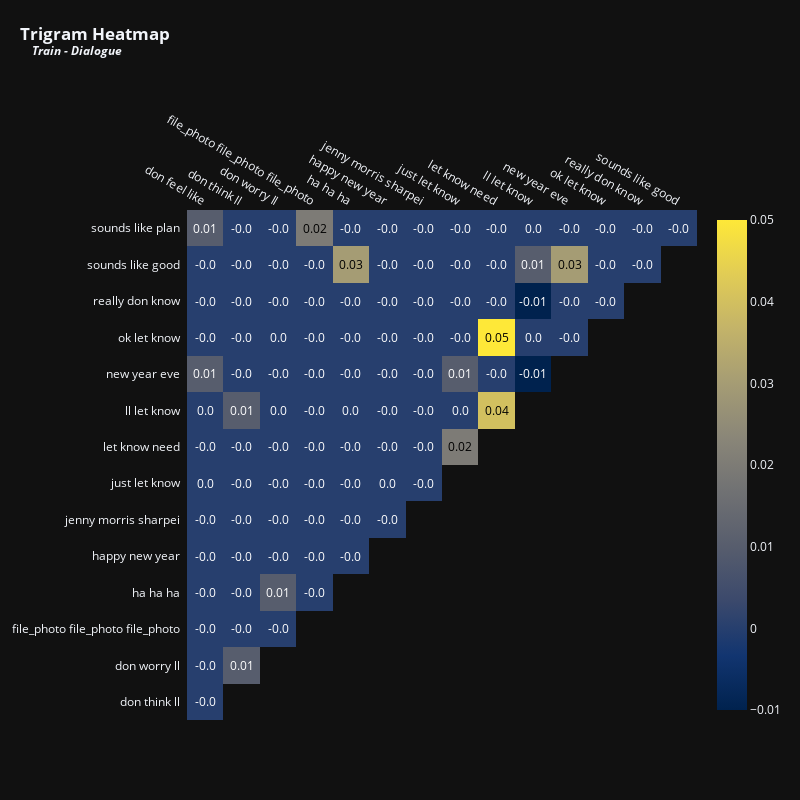

Write notebook code for a chart like this one.
### Markdown cell above
## TRIGRAM

### Code cell
vectorizer = TfidfVectorizer(max_features = 15,stop_words = 'english',ngram_range = (3,3)) # Top 15 terms
x = vectorizer.fit_transform(train['dialogue'].fillna(''))
df_tfidfvect = pd.DataFrame(x.toarray(), columns=vectorizer.get_feature_names_out())
plot_correlation(df_tfidfvect, 'Trigram', 'Train - Dialogue', 800, 800, 12)

### Figure 1 — Plotly figure (JSON) as saved in the notebook; plotly's stock layout.template omitted (floating-point values rounded to 4 significant figures)
{"data": [{"colorscale": [[0, "#00224e"], [0.1111, "#123570"], [0.2222, "#3b496c"], [0.3333, "#575d6d"], [0.4444, "#707173"], [0.5556, "#8a8678"], [0.6667, "#a59c74"], [0.7778, "#c3b369"], [0.8889, "#e1cc55"], [1, "#fee838"]], "reversescale": false, "showscale": false, "type": "heatmap", "x": ["don feel like", "don think ll", "don worry ll", "file_photo file_photo file_photo", "ha ha ha", "happy new year", "jenny morris sharpei", "just let know", "let know need", "ll let know", "new year eve", "ok let know", "really don know", "sounds like good"], "y": ["sounds like plan", "sounds like good", "really don know", "ok let know", "new year eve", "ll let know", "let know need", "just let know", "jenny morris sharpei", "happy new year", "ha ha ha", "file_photo file_photo file_photo", "don worry ll", "don think ll"], "z": [[0.01, 0, 0, 0.02, 0, 0, 0, 0, 0, 0, 0, 0, 0, 0], [0, 0, 0, 0, 0.03, 0, 0, 0, 0, 0.01, 0.03, 0, 0], [0, 0, 0, 0, 0, 0, 0, 0, 0, -0.01, 0, 0], [0, 0, 0, 0, 0, 0, 0, 0, 0.05, 0, 0], [0.01, 0, 0, 0, 0, 0, 0, 0.01, 0, -0.01], [0, 0.01, 0, 0, 0, 0, 0, 0, 0.04], [0, 0, 0, 0, 0, 0, 0, 0.02], [0, 0, 0, 0, 0, 0, 0], [0, 0, 0, 0, 0, 0], [0, 0, 0, 0, 0], [0, 0, 0.01, 0], [0, 0, 0], [0, 0.01], [0]]}, {"colorscale": [[0, "#00224e"], [0.1111, "#123570"], [0.2222, "#3b496c"], [0.3333, "#575d6d"], [0.4444, "#707173"], [0.5556, "#8a8678"], [0.6667, "#a59c74"], [0.7778, "#c3b369"], [0.8889, "#e1cc55"], [1, "#fee838"]], "showscale": true, "type": "heatmap", "visible": true, "z": [[0.01, 0, 0, 0.02, 0, 0, 0, 0, 0, 0, 0, 0, 0, 0], [0, 0, 0, 0, 0.03, 0, 0, 0, 0, 0.01, 0.03, 0, 0], [0, 0, 0, 0, 0, 0, 0, 0, 0, -0.01, 0, 0], [0, 0, 0, 0, 0, 0, 0, 0, 0.05, 0, 0], [0.01, 0, 0, 0, 0, 0, 0, 0.01, 0, -0.01], [0, 0.01, 0, 0, 0, 0, 0, 0, 0.04], [0, 0, 0, 0, 0, 0, 0, 0.02], [0, 0, 0, 0, 0, 0, 0], [0, 0, 0, 0, 0, 0], [0, 0, 0, 0, 0], [0, 0, 0.01, 0], [0, 0, 0], [0, 0.01], [0]]}], "layout": {"annotations": [{"font": {"color": "#FFFFFF", "size": 12}, "showarrow": false, "text": "0.01", "x": "don feel like", "xref": "x", "y": "sounds like plan", "yref": "y"}, {"font": {"color": "#FFFFFF", "size": 12}, "showarrow": false, "text": "-0.0", "x": "don think ll", "xref": "x", "y": "sounds like plan", "yref": "y"}, {"font": {"color": "#FFFFFF", "size": 12}, "showarrow": false, "text": "-0.0", "x": "don worry ll", "xref": "x", "y": "sounds like plan", "yref": "y"}, {"font": {"color": "#000000", "size": 12}, "showarrow": false, "text": "0.02", "x": "file_photo file_photo file_photo", "xref": "x", "y": "sounds like plan", "yref": "y"}, {"font": {"color": "#FFFFFF", "size": 12}, "showarrow": false, "text": "-0.0", "x": "ha ha ha", "xref": "x", "y": "sounds like plan", "yref": "y"}, {"font": {"color": "#FFFFFF", "size": 12}, "showarrow": false, "text": "-0.0", "x": "happy new year", "xref": "x", "y": "sounds like plan", "yref": "y"}, {"font": {"color": "#FFFFFF", "size": 12}, "showarrow": false, "text": "-0.0", "x": "jenny morris sharpei", "xref": "x", "y": "sounds like plan", "yref": "y"}, {"font": {"color": "#FFFFFF", "size": 12}, "showarrow": false, "text": "-0.0", "x": "just let know", "xref": "x", "y": "sounds like plan", "yref": "y"}, {"font": {"color": "#FFFFFF", "size": 12}, "showarrow": false, "text": "-0.0", "x": "let know need", "xref": "x", "y": "sounds like plan", "yref": "y"}, {"font": {"color": "#FFFFFF", "size": 12}, "showarrow": false, "text": "0.0", "x": "ll let know", "xref": "x", "y": "sounds like plan", "yref": "y"}, {"font": {"color": "#FFFFFF", "size": 12}, "showarrow": false, "text": "-0.0", "x": "new year eve", "xref": "x", "y": "sounds like plan", "yref": "y"}, {"font": {"color": "#FFFFFF", "size": 12}, "showarrow": false, "text": "-0.0", "x": "ok let know", "xref": "x", "y": "sounds like plan", "yref": "y"}, {"font": {"color": "#FFFFFF", "size": 12}, "showarrow": false, "text": "-0.0", "x": "really don know", "xref": "x", "y": "sounds like plan", "yref": "y"}, {"font": {"color": "#FFFFFF", "size": 12}, "showarrow": false, "text": "-0.0", "x": "sounds like good", "xref": "x", "y": "sounds like plan", "yref": "y"}, {"font": {"color": "#FFFFFF", "size": 12}, "showarrow": false, "text": "-0.0", "x": "don feel like", "xref": "x", "y": "sounds like good", "yref": "y"}, {"font": {"color": "#FFFFFF", "size": 12}, "showarrow": false, "text": "-0.0", "x": "don think ll", "xref": "x", "y": "sounds like good", "yref": "y"}, {"font": {"color": "#FFFFFF", "size": 12}, "showarrow": false, "text": "-0.0", "x": "don worry ll", "xref": "x", "y": "sounds like good", "yref": "y"}, {"font": {"color": "#FFFFFF", "size": 12}, "showarrow": false, "text": "-0.0", "x": "file_photo file_photo file_photo", "xref": "x", "y": "sounds like good", "yref": "y"}, {"font": {"color": "#000000", "size": 12}, "showarrow": false, "text": "0.03", "x": "ha ha ha", "xref": "x", "y": "sounds like good", "yref": "y"}, {"font": {"color": "#FFFFFF", "size": 12}, "showarrow": false, "text": "-0.0", "x": "happy new year", "xref": "x", "y": "sounds like good", "yref": "y"}, {"font": {"color": "#FFFFFF", "size": 12}, "showarrow": false, "text": "-0.0", "x": "jenny morris sharpei", "xref": "x", "y": "sounds like good", "yref": "y"}, {"font": {"color": "#FFFFFF", "size": 12}, "showarrow": false, "text": "-0.0", "x": "just let know", "xref": "x", "y": "sounds like good", "yref": "y"}, {"font": {"color": "#FFFFFF", "size": 12}, "showarrow": false, "text": "-0.0", "x": "let know need", "xref": "x", "y": "sounds like good", "yref": "y"}, {"font": {"color": "#FFFFFF", "size": 12}, "showarrow": false, "text": "0.01", "x": "ll let know", "xref": "x", "y": "sounds like good", "yref": "y"}, {"font": {"color": "#000000", "size": 12}, "showarrow": false, "text": "0.03", "x": "new year eve", "xref": "x", "y": "sounds like good", "yref": "y"}, {"font": {"color": "#FFFFFF", "size": 12}, "showarrow": false, "text": "-0.0", "x": "ok let know", "xref": "x", "y": "sounds like good", "yref": "y"}, {"font": {"color": "#FFFFFF", "size": 12}, "showarrow": false, "text": "-0.0", "x": "really don know", "xref": "x", "y": "sounds like good", "yref": "y"}, {"font": {"color": "#FFFFFF", "size": 12}, "showarrow": false, "text": "-0.0", "x": "don feel like", "xref": "x", "y": "really don know", "yref": "y"}, {"font": {"color": "#FFFFFF", "size": 12}, "showarrow": false, "text": "-0.0", "x": "don think ll", "xref": "x", "y": "really don know", "yref": "y"}, {"font": {"color": "#FFFFFF", "size": 12}, "showarrow": false, "text": "-0.0", "x": "don worry ll", "xref": "x", "y": "really don know", "yref": "y"}, {"font": {"color": "#FFFFFF", "size": 12}, "showarrow": false, "text": "-0.0", "x": "file_photo file_photo file_photo", "xref": "x", "y": "really don know", "yref": "y"}, {"font": {"color": "#FFFFFF", "size": 12}, "showarrow": false, "text": "-0.0", "x": "ha ha ha", "xref": "x", "y": "really don know", "yref": "y"}, {"font": {"color": "#FFFFFF", "size": 12}, "showarrow": false, "text": "-0.0", "x": "happy new year", "xref": "x", "y": "really don know", "yref": "y"}, {"font": {"color": "#FFFFFF", "size": 12}, "showarrow": false, "text": "-0.0", "x": "jenny morris sharpei", "xref": "x", "y": "really don know", "yref": "y"}, {"font": {"color": "#FFFFFF", "size": 12}, "showarrow": false, "text": "-0.0", "x": "just let know", "xref": "x", "y": "really don know", "yref": "y"}, {"font": {"color": "#FFFFFF", "size": 12}, "showarrow": false, "text": "-0.0", "x": "let know need", "xref": "x", "y": "really don know", "yref": "y"}, {"font": {"color": "#FFFFFF", "size": 12}, "showarrow": false, "text": "-0.01", "x": "ll let know", "xref": "x", "y": "really don know", "yref": "y"}, {"font": {"color": "#FFFFFF", "size": 12}, "showarrow": false, "text": "-0.0", "x": "new year eve", "xref": "x", "y": "really don know", "yref": "y"}, {"font": {"color": "#FFFFFF", "size": 12}, "showarrow": false, "text": "-0.0", "x": "ok let know", "xref": "x", "y": "really don know", "yref": "y"}, {"font": {"color": "#FFFFFF", "size": 12}, "showarrow": false, "text": "-0.0", "x": "don feel like", "xref": "x", "y": "ok let know", "yref": "y"}, {"font": {"color": "#FFFFFF", "size": 12}, "showarrow": false, "text": "-0.0", "x": "don think ll", "xref": "x", "y": "ok let know", "yref": "y"}, {"font": {"color": "#FFFFFF", "size": 12}, "showarrow": false, "text": "0.0", "x": "don worry ll", "xref": "x", "y": "ok let know", "yref": "y"}, {"font": {"color": "#FFFFFF", "size": 12}, "showarrow": false, "text": "-0.0", "x": "file_photo file_photo file_photo", "xref": "x", "y": "ok let know", "yref": "y"}, {"font": {"color": "#FFFFFF", "size": 12}, "showarrow": false, "text": "-0.0", "x": "ha ha ha", "xref": "x", "y": "ok let know", "yref": "y"}, {"font": {"color": "#FFFFFF", "size": 12}, "showarrow": false, "text": "-0.0", "x": "happy new year", "xref": "x", "y": "ok let know", "yref": "y"}, {"font": {"color": "#FFFFFF", "size": 12}, "showarrow": false, "text": "-0.0", "x": "jenny morris sharpei", "xref": "x", "y": "ok let know", "yref": "y"}, {"font": {"color": "#FFFFFF", "size": 12}, "showarrow": false, "text": "-0.0", "x": "just let know", "xref": "x", "y": "ok let know", "yref": "y"}, {"font": {"color": "#000000", "size": 12}, "showarrow": false, "text": "0.05", "x": "let know need", "xref": "x", "y": "ok let know", "yref": "y"}, {"font": {"color": "#FFFFFF", "size": 12}, "showarrow": false, "text": "0.0", "x": "ll let know", "xref": "x", "y": "ok let know", "yref": "y"}, {"font": {"color": "#FFFFFF", "size": 12}, "showarrow": false, "text": "-0.0", "x": "new year eve", "xref": "x", "y": "ok let know", "yref": "y"}, {"font": {"color": "#FFFFFF", "size": 12}, "showarrow": false, "text": "0.01", "x": "don feel like", "xref": "x", "y": "new year eve", "yref": "y"}, {"font": {"color": "#FFFFFF", "size": 12}, "showarrow": false, "text": "-0.0", "x": "don think ll", "xref": "x", "y": "new year eve", "yref": "y"}, {"font": {"color": "#FFFFFF", "size": 12}, "showarrow": false, "text": "-0.0", "x": "don worry ll", "xref": "x", "y": "new year eve", "yref": "y"}, {"font": {"color": "#FFFFFF", "size": 12}, "showarrow": false, "text": "-0.0", "x": "file_photo file_photo file_photo", "xref": "x", "y": "new year eve", "yref": "y"}, {"font": {"color": "#FFFFFF", "size": 12}, "showarrow": false, "text": "-0.0", "x": "ha ha ha", "xref": "x", "y": "new year eve", "yref": "y"}, {"font": {"color": "#FFFFFF", "size": 12}, "showarrow": false, "text": "-0.0", "x": "happy new year", "xref": "x", "y": "new year eve", "yref": "y"}, {"font": {"color": "#FFFFFF", "size": 12}, "showarrow": false, "text": "-0.0", "x": "jenny morris sharpei", "xref": "x", "y": "new year eve", "yref": "y"}, {"font": {"color": "#FFFFFF", "size": 12}, "showarrow": false, "text": "0.01", "x": "just let know", "xref": "x", "y": "new year eve", "yref": "y"}, {"font": {"color": "#FFFFFF", "size": 12}, "showarrow": false, "text": "-0.0", "x": "let know need", "xref": "x", "y": "new year eve", "yref": "y"}, {"font": {"color": "#FFFFFF", "size": 12}, "showarrow": false, "text": "-0.01", "x": "ll let know", "xref": "x", "y": "new year eve", "yref": "y"}, {"font": {"color": "#FFFFFF", "size": 12}, "showarrow": false, "text": "0.0", "x": "don feel like", "xref": "x", "y": "ll let know", "yref": "y"}, {"font": {"color": "#FFFFFF", "size": 12}, "showarrow": false, "text": "0.01", "x": "don think ll", "xref": "x", "y": "ll let know", "yref": "y"}, {"font": {"color": "#FFFFFF", "size": 12}, "showarrow": false, "text": "0.0", "x": "don worry ll", "xref": "x", "y": "ll let know", "yref": "y"}, {"font": {"color": "#FFFFFF", "size": 12}, "showarrow": false, "text": "-0.0", "x": "file_photo file_photo file_photo", "xref": "x", "y": "ll let know", "yref": "y"}, {"font": {"color": "#FFFFFF", "size": 12}, "showarrow": false, "text": "0.0", "x": "ha ha ha", "xref": "x", "y": "ll let know", "yref": "y"}, {"font": {"color": "#FFFFFF", "size": 12}, "showarrow": false, "text": "-0.0", "x": "happy new year", "xref": "x", "y": "ll let know", "yref": "y"}, {"font": {"color": "#FFFFFF", "size": 12}, "showarrow": false, "text": "-0.0", "x": "jenny morris sharpei", "xref": "x", "y": "ll let know", "yref": "y"}, {"font": {"color": "#FFFFFF", "size": 12}, "showarrow": false, "text": "0.0", "x": "just let know", "xref": "x", "y": "ll let know", "yref": "y"}, {"font": {"color": "#000000", "size": 12}, "showarrow": false, "text": "0.04", "x": "let know need", "xref": "x", "y": "ll let know", "yref": "y"}, {"font": {"color": "#FFFFFF", "size": 12}, "showarrow": false, "text": "-0.0", "x": "don feel like", "xref": "x", "y": "let know need", "yref": "y"}, {"font": {"color": "#FFFFFF", "size": 12}, "showarrow": false, "text": "-0.0", "x": "don think ll", "xref": "x", "y": "let know need", "yref": "y"}, {"font": {"color": "#FFFFFF", "size": 12}, "showarrow": false, "text": "-0.0", "x": "don worry ll", "xref": "x", "y": "let know need", "yref": "y"}, {"font": {"color": "#FFFFFF", "size": 12}, "showarrow": false, "text": "-0.0", "x": "file_photo file_photo file_photo", "xref": "x", "y": "let know need", "yref": "y"}, {"font": {"color": "#FFFFFF", "size": 12}, "showarrow": false, "text": "-0.0", "x": "ha ha ha", "xref": "x", "y": "let know need", "yref": "y"}, {"font": {"color": "#FFFFFF", "size": 12}, "showarrow": false, "text": "-0.0", "x": "happy new year", "xref": "x", "y": "let know need", "yref": "y"}, {"font": {"color": "#FFFFFF", "size": 12}, "showarrow": false, "text": "-0.0", "x": "jenny morris sharpei", "xref": "x", "y": "let know need", "yref": "y"}, {"font": {"color": "#000000", "size": 12}, "showarrow": false, "text": "0.02", "x": "just let know", "xref": "x", "y": "let know need", "yref": "y"}, {"font": {"color": "#FFFFFF", "size": 12}, "showarrow": false, "text": "0.0", "x": "don feel like", "xref": "x", "y": "just let know", "yref": "y"}, {"font": {"color": "#FFFFFF", "size": 12}, "showarrow": false, "text": "-0.0", "x": "don think ll", "xref": "x", "y": "just let know", "yref": "y"}, {"font": {"color": "#FFFFFF", "size": 12}, "showarrow": false, "text": "-0.0", "x": "don worry ll", "xref": "x", "y": "just let know", "yref": "y"}, {"font": {"color": "#FFFFFF", "size": 12}, "showarrow": false, "text": "-0.0", "x": "file_photo file_photo file_photo", "xref": "x", "y": "just let know", "yref": "y"}, {"font": {"color": "#FFFFFF", "size": 12}, "showarrow": false, "text": "-0.0", "x": "ha ha ha", "xref": "x", "y": "just let know", "yref": "y"}, {"font": {"color": "#FFFFFF", "size": 12}, "showarrow": false, "text": "0.0", "x": "happy new year", "xref": "x", "y": "just let know", "yref": "y"}, {"font": {"color": "#FFFFFF", "size": 12}, "showarrow": false, "text": "-0.0", "x": "jenny morris sharpei", "xref": "x", "y": "just let know", "yref": "y"}, {"font": {"color": "#FFFFFF", "size": 12}, "showarrow": false, "text": "-0.0", "x": "don feel like", "xref": "x", "y": "jenny morris sharpei", "yref": "y"}, {"font": {"color": "#FFFFFF", "size": 12}, "showarrow": false, "text": "-0.0", "x": "don think ll", "xref": "x", "y": "jenny morris sharpei", "yref": "y"}, {"font": {"color": "#FFFFFF", "size": 12}, "showarrow": false, "text": "-0.0", "x": "don worry ll", "xref": "x", "y": "jenny morris sharpei", "yref": "y"}, {"font": {"color": "#FFFFFF", "size": 12}, "showarrow": false, "text": "-0.0", "x": "file_photo file_photo file_photo", "xref": "x", "y": "jenny morris sharpei", "yref": "y"}, {"font": {"color": "#FFFFFF", "size": 12}, "showarrow": false, "text": "-0.0", "x": "ha ha ha", "xref": "x", "y": "jenny morris sharpei", "yref": "y"}, {"font": {"color": "#FFFFFF", "size": 12}, "showarrow": false, "text": "-0.0", "x": "happy new year", "xref": "x", "y": "jenny morris sharpei", "yref": "y"}, {"font": {"color": "#FFFFFF", "size": 12}, "showarrow": false, "text": "-0.0", "x": "don feel like", "xref": "x", "y": "happy new year", "yref": "y"}, {"font": {"color": "#FFFFFF", "size": 12}, "showarrow": false, "text": "-0.0", "x": "don think ll", "xref": "x", "y": "happy new year", "yref": "y"}, {"font": {"color": "#FFFFFF", "size": 12}, "showarrow": false, "text": "-0.0", "x": "don worry ll", "xref": "x", "y": "happy new year", "yref": "y"}, {"font": {"color": "#FFFFFF", "size": 12}, "showarrow": false, "text": "-0.0", "x": "file_photo file_photo file_photo", "xref": "x", "y": "happy new year", "yref": "y"}, {"font": {"color": "#FFFFFF", "size": 12}, "showarrow": false, "text": "-0.0", "x": "ha ha ha", "xref": "x", "y": "happy new year", "yref": "y"}, {"font": {"color": "#FFFFFF", "size": 12}, "showarrow": false, "text": "-0.0", "x": "don feel like", "xref": "x", "y": "ha ha ha", "yref": "y"}, {"font": {"color": "#FFFFFF", "size": 12}, "showarrow": false, "text": "-0.0", "x": "don think ll", "xref": "x", "y": "ha ha ha", "yref": "y"}, {"font": {"color": "#FFFFFF", "size": 12}, "showarrow": false, "text": "0.01", "x": "don worry ll", "xref": "x", "y": "ha ha ha", "yref": "y"}, {"font": {"color": "#FFFFFF", "size": 12}, "showarrow": false, "text": "-0.0", "x": "file_photo file_photo file_photo", "xref": "x", "y": "ha ha ha", "yref": "y"}, {"font": {"color": "#FFFFFF", "size": 12}, "showarrow": false, "text": "-0.0", "x": "don feel like", "xref": "x", "y": "file_photo file_photo file_photo", "yref": "y"}, {"font": {"color": "#FFFFFF", "size": 12}, "showarrow": false, "text": "-0.0", "x": "don think ll", "xref": "x", "y": "file_photo file_photo file_photo", "yref": "y"}, {"font": {"color": "#FFFFFF", "size": 12}, "showarrow": false, "text": "-0.0", "x": "don worry ll", "xref": "x", "y": "file_photo file_photo file_photo", "yref": "y"}, {"font": {"color": "#FFFFFF", "size": 12}, "showarrow": false, "text": "-0.0", "x": "don feel like", "xref": "x", "y": "don worry ll", "yref": "y"}, {"font": {"color": "#FFFFFF", "size": 12}, "showarrow": false, "text": "0.01", "x": "don think ll", "xref": "x", "y": "don worry ll", "yref": "y"}, {"font": {"color": "#FFFFFF", "size": 12}, "showarrow": false, "text": "-0.0", "x": "don feel like", "xref": "x", "y": "don think ll", "yref": "y"}], "height": 800, "margin": {"l": 110, "t": 210}, "title": {"text": "<b>Trigram Heatmap<br><sup>&nbsp;&nbsp;&nbsp;&nbsp;<i>Train - Dialogue</i></sup></b>", "x": 0.025, "xanchor": "left", "y": 0.95}, "width": 800, "xaxis": {"autorange": true, "dtick": 1, "gridcolor": "rgb(0, 0, 0)", "range": [-0.5, 13.5], "showgrid": false, "side": "top", "ticks": "", "type": "category"}, "yaxis": {"autorange": true, "dtick": 1, "range": [13.5, -0.5], "showgrid": false, "ticks": "", "ticksuffix": "  ", "type": "category"}}}
